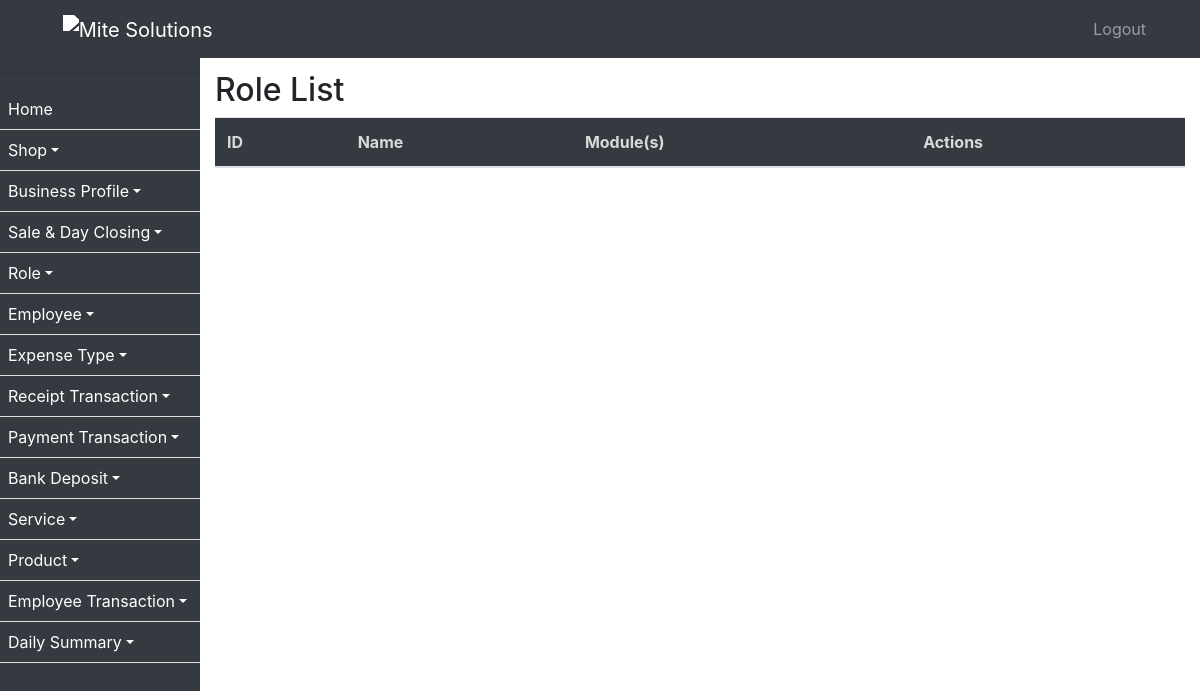
Page /role/ on the earlier database version.
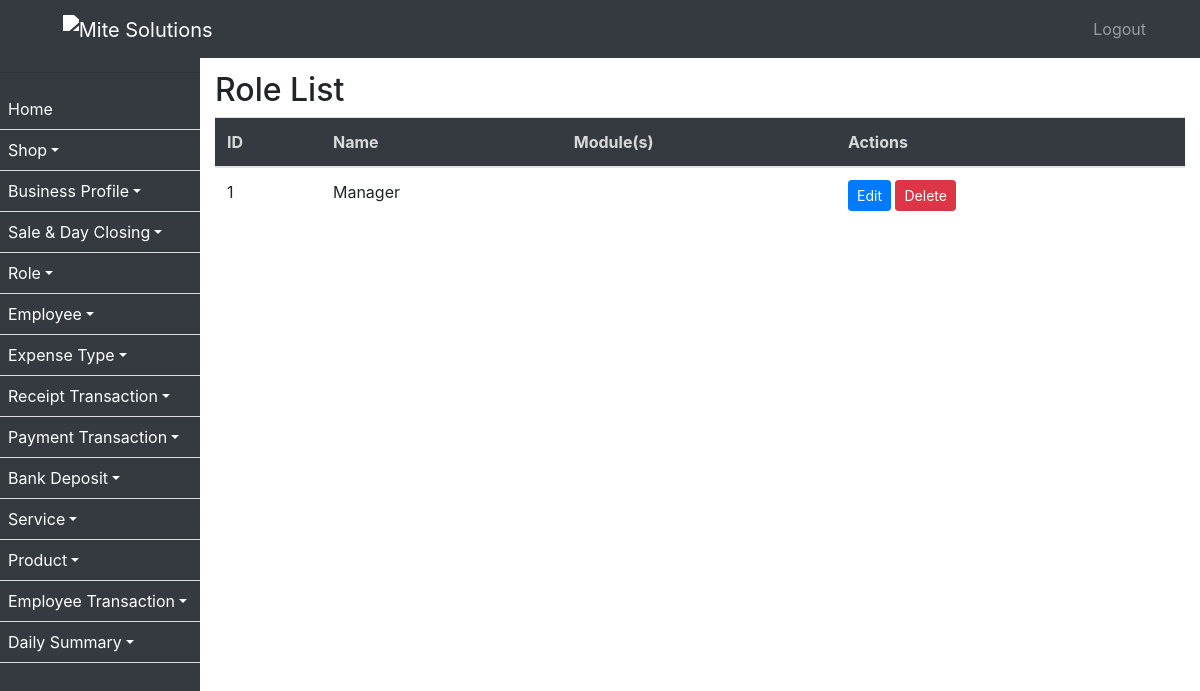
Same page on the later database version.
### ezshopapp/models.py (models this page shows, shortened)
class Role(models.Model):
    name = models.CharField(max_length=255)
    modules = models.ManyToManyField(Module)
    created_on = models.DateTimeField(auto_now_add=True, null=True)

### ezshopapp/views.py (the view)
# urls.py: path('role/', RoleListView.as_view(), name='role_list'),
class RoleListView(ListView):
    model = Role
    template_name = 'role_list.html'

### ezshopapp/templates/role_list.html (shortened to what this page needs)
{% extends 'base.html' %}
{% block content %}
  <h2>Role List</h2>
  <div class="table-responsive">
    <table class="table">
      <thead>
        <tr>
          <th>ID</th>
          <th>Name</th>
          <th>Module(s)</th>
          <th>Actions</th>
        </tr>
      </thead>
      <tbody>
        {% for role in object_list %}
          <tr>
            <td>{{ role.id }}</td>
            <td>{{ role.name }}</td>
            <td>
            </td>
            <td>
              <a href="{% url 'update_role' role.pk %}" class="btn btn-primary btn-sm">Edit</a>
              <form method="post" action="{% url 'delete_role' role.pk %}" style="display: inline;">
                <button type="submit" class="btn btn-danger btn-sm" onclick="return confirm('Are you sure you want to delete this role?')">Delete</button>
              </form>
            </td>
          </tr>
        {% endfor %}
      </tbody>
    </table>
  </div>
{% endblock %}

Differences in the rows shown:
added Role: id "1", name "Manager"
